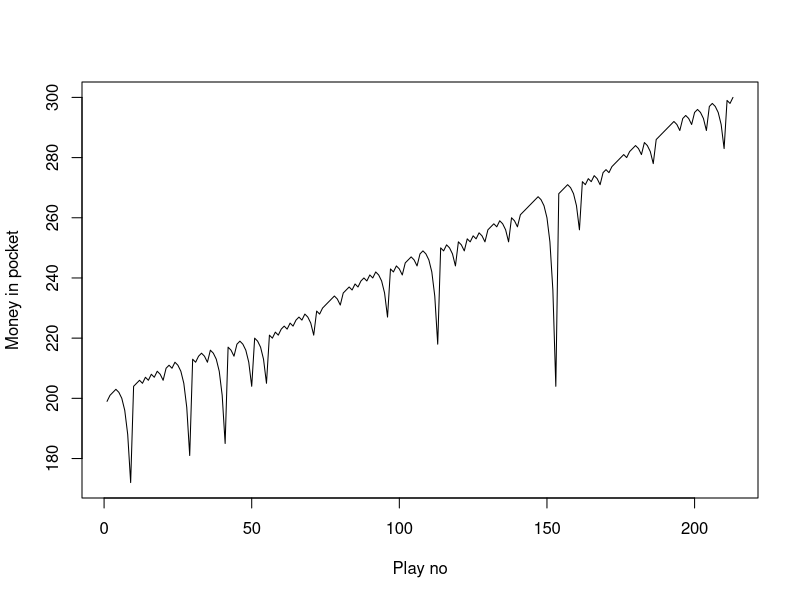
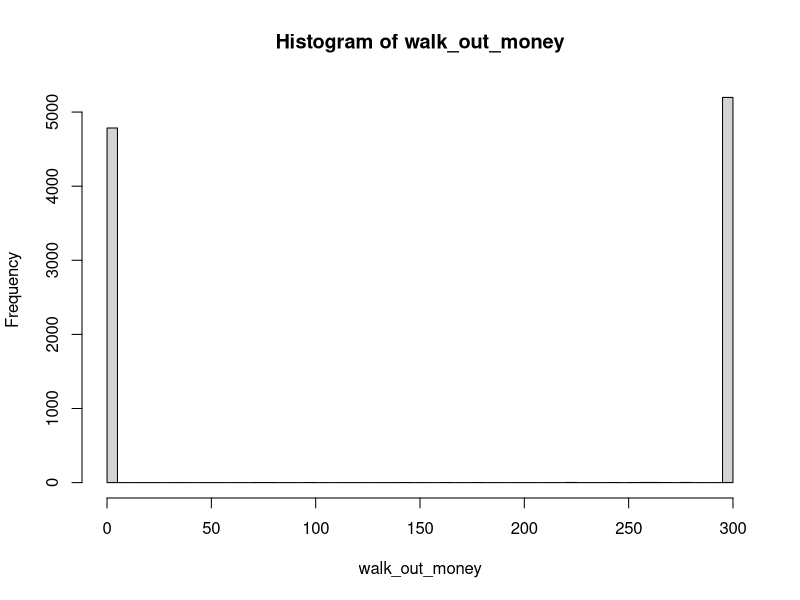
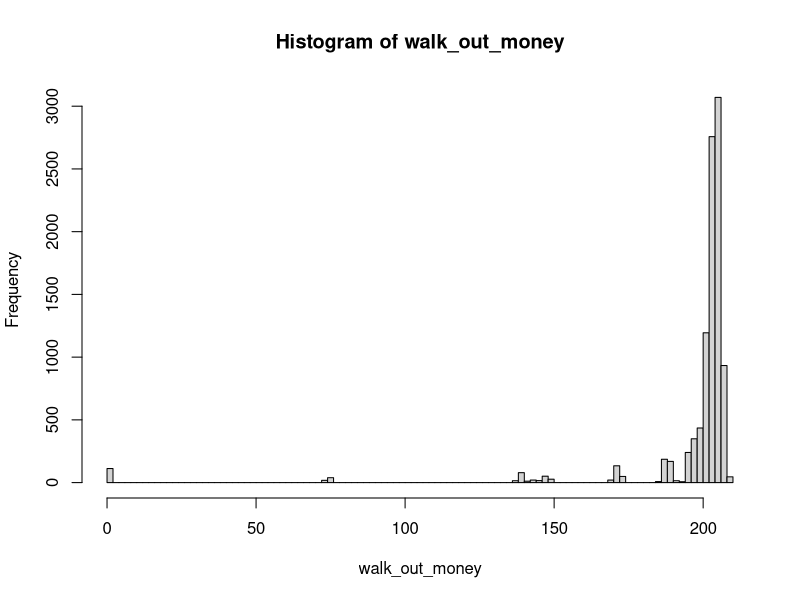

Write the R code that produced these figures, in order. (Note: a time limit stopped this script after it produced the figures.)
## ---- chunk 1
knitr::opts_chunk$set(echo=TRUE, warning=FALSE, message=FALSE, cache = TRUE)
library(dplyr)
## ---- chunk 2
#' A single play of the Martingale strategy
#'
#' Takes a state list, spins the roulette wheel, returns the state list with updated values (for example, budget, plays, etc)
#' @param state A list with the following entries: 
#'   B              number, the budget
#'   W              number, the budget threshold for successfully stoping
#'   L              number, the maximum number of plays 
#'   M              number, the casino wager limit
#'   plays          integer, the number of plays executed
#'   previous_wager number, the wager in the previous play (0 at first play)
#'   previous_win   TRUE/FALSE, indicator if the previous play was a win (TRUE at first play)
#' @return The updated state list
one_play <- function(state){
  
    # Wager
    proposed_wager <- ifelse(state$previous_win, 1, 2*state$previous_wager)
    wager <- min(proposed_wager, state$M, state$B)
    
    # Spin of the wheel
    red <- rbinom(1,1,18/38)
    
    # Update state
    state$plays <- state$plays + 1
    state$previous_wager <- wager
    if(red){
      # WIN
      state$B <- state$B + wager
      state$previous_win <- TRUE
    }else{
      # LOSE
      state$B <- state$B - wager
      state$previous_win <- FALSE
    }
  state
}


#' Stopping rule
#'
#' Takes the state list and determines if the gambler has to stop
#' @param state A list.  See one_play
#' @return TRUE/FALSE
stop_play <- function(state){
  if(state$B <= 0) return(TRUE)
  if(state$plays >= state$L) return(TRUE)
  if(state$B >= state$W) return(TRUE)
  FALSE
}


#' Play roulette to either bankruptcy, success, or play limits
#'
#' @param B number, the starting budget
#' @param W number, the budget threshold for successfully stoping
#' @param L number, the maximum number of plays 
#' @param M number, the casino wager limit
#' @return A vector of budget values calculated after each play.
one_series <- function(
    B = 200
  , W = 300
  , L = 1000
  , M = 100
){

  # initial state
  state <- list(
    B = B
  , W = W
  , L = L
  , M = M
  , plays = 0
  , previous_wager = 0
  , previous_win = TRUE
  )
  
  # vector to store budget over series of plays
  budget <- rep(NA, L)
  
  # For loop of plays
  for(i in 1:L){
    new_state <- state %>% one_play
    budget[i] <- new_state$B
    if(new_state %>% stop_play){
      return(budget[1:i])
    }
    state <- new_state
  }
  budget    
}

# helper function
get_last <- function(x) x[length(x)] 


#Figure to show a single gambler's earnings/losses over a series of wagers. 

one_play_person <- one_series(B=200, W=300, L=1000, M=100)
plot(x=c(1:length(one_play_person)),y=one_play_person,type="l",xlab="Play no",ylab="Money in pocket")


## ---- chunk 3
# Simulation
walk_out_money <- rep(NA, 10000)
for(j in seq_along(walk_out_money)){
  walk_out_money[j] <- one_series(B = 200, W = 300, L = 1000, M = 100) %>% get_last
}

# Walk out money distribution
hist(walk_out_money, breaks = 100)

# Estimated probability of walking out with extra cash
mean(walk_out_money > 200)

# Estimated earnings
mean(walk_out_money - 200)

## ---- chunk 4
# Simulation
walk_out_money <- rep(NA, 10000)
for(j in seq_along(walk_out_money)){
  walk_out_money[j] <- one_series(B = 200, W = 300, L = 10, M = 100) %>% get_last
}

# Walk out money distribution
hist(walk_out_money, breaks = 100)

# Estimated probability of walking out with extra cash
mean(walk_out_money > 200)

# Estimated earnings
mean(walk_out_money - 200)

## ---- chunk 5


max_num_plays = seq(10, 1000, by=10)
avg.earn = NA

for(i in c(1:length(max_num_plays))){
  

# Simulation
walk_out_money <- rep(NA, 10000)
for(j in seq_along(walk_out_money)){
  walk_out_money[j] <- one_series(B = 200, W = 300, L = 10, M = 100) %>% get_last
}


# Estimated earnings
avg.earn[i] = mean(walk_out_money - 200)
}

plot(x=max_num_plays,y=avg.earn,type="l")
## ---- chunk 6
# Simulation
num.plays <- rep(NA, 10000)
for(j in seq_along(num.plays)){
  num.plays[j] <- one_series(B = 200, W = 300, L = 1000, M = 100) %>% length()
}

# Walk out money distribution
hist(num.plays, breaks = 100)

# Average no. of plays
#mean(num.plays)
## ---- chunk 7
# Simulation
num.plays <- rep(NA, 10000)
for(j in seq_along(num.plays)){
  num.plays[j] <- one_series(B = 200, W = 300, L = 10, M = 100) %>% length()
}

# Walk out money distribution
hist(num.plays, breaks = 100)

# Average no. of plays
#mean(num.plays)
